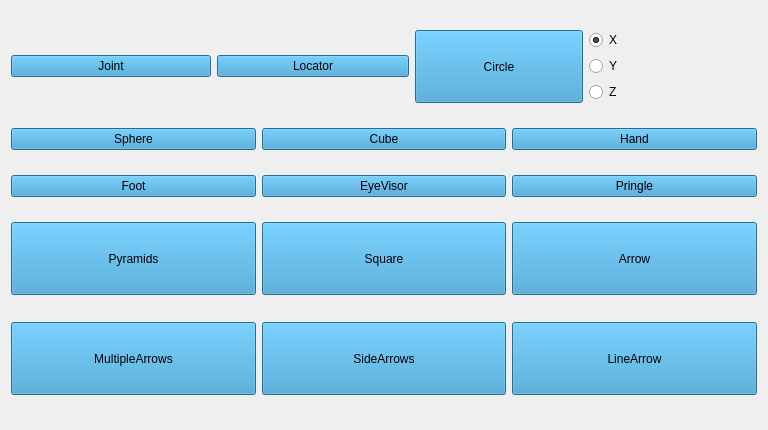
       <widget class="QWidget" name="scrollAreaWidgetContents_4">
        <property name="geometry">
         <rect>
          <x>0</x>
          <y>0</y>
          <width>768</width>
          <height>430</height>
         </rect>
        </property>
        <layout class="QGridLayout" name="gridLayout_7">
         <item row="1" column="0">
          <layout class="QHBoxLayout" name="horizontalLayout_19">
           <item>
            <widget class="QPushButton" name="SphereCCBtn">
             <property name="enabled">
              <bool>true</bool>
             </property>
             <property name="styleSheet">
              <string notr="true">background-color: rgb(51, 153, 204);</string>
             </property>
             <property name="text">
              <string>Sphere</string>
             </property>
             <property name="icon">
              <iconset resource="Resources/iconResources.qrc">
               <normaloff>:/icon/Sphere.png</normaloff>:/icon/Sphere.png</iconset>
             </property>
             <property name="iconSize">
              <size>
               <width>65</width>
               <height>65</height>
              </size>
             </property>
            </widget>
           </item>
           <item>
            <widget class="QPushButton" name="CubeCCBtn">
             <property name="enabled">
              <bool>true</bool>
             </property>
             <property name="styleSheet">
              <string notr="true">background-color: rgb(51, 153, 204);</string>
             </property>
             <property name="text">
              <string>Cube</string>
             </property>
             <property name="icon">
              <iconset resource="Resources/iconResources.qrc">
               <normaloff>:/icon/Cube.png</normaloff>:/icon/Cube.png</iconset>
             </property>
             <property name="iconSize">
              <size>
               <width>65</width>
               <height>65</height>
              </size>
             </property>
             <property name="autoDefault">
              <bool>false</bool>
             </property>
            </widget>
           </item>
           <item>
            <widget class="QPushButton" name="HandCCBtn">
             <property name="enabled">
              <bool>true</bool>
             </property>
             <property name="styleSheet">
              <string notr="true">background-color: rgb(51, 153, 204);</string>
             </property>
             <property name="text">
              <string>Hand</string>
             </property>
             <property name="icon">
              <iconset resource="Resources/iconResources.qrc">
               <normaloff>:/icon/Hand.png</normaloff>:/icon/Hand.png</iconset>
             </property>
             <property name="iconSize">
              <size>
               <width>65</width>
               <height>65</height>
              </size>
             </property>
            </widget>
           </item>
          </layout>
         </item>
         <item row="2" column="0">
          <layout class="QHBoxLayout" name="horizontalLayout_18">
           <item>
            <widget class="QPushButton" name="FootCCBtn">
             <property name="enabled">
              <bool>true</bool>
             </property>
             <property name="styleSheet">
              <string notr="true">background-color: rgb(51, 153, 204);</string>
             </property>
             <property name="text">
              <string>Foot</string>
             </property>
             <property name="icon">
              <iconset resource="Resources/iconResources.qrc">
               <normaloff>:/icon/Foot.png</normaloff>:/icon/Foot.png</iconset>
             </property>
             <property name="iconSize">
              <size>
               <width>65</width>
               <height>65</height>
              </size>
             </property>
            </widget>
           </item>
           <item>
            <widget class="QPushButton" name="EyeVisorBtn">
             <property name="enabled">
              <bool>true</bool>
             </property>
             <property name="styleSheet">
              <string notr="true">background-color: rgb(51, 153, 204);</string>
             </property>
             <property name="text">
              <string>EyeVisor</string>
             </property>
             <property name="icon">
              <iconset>
               <activeon>:/BodyIcon/Joint.png</activeon>
              </iconset>
             </property>
             <property name="iconSize">
              <size>
               <width>65</width>
               <height>65</height>
              </size>
             </property>
            </widget>
           </item>
           <item>
            <widget class="QPushButton" name="PringleCCBtn">
             <property name="enabled">
              <bool>true</bool>
             </property>
             <property name="styleSheet">
              <string notr="true">background-color: rgb(51, 153, 204);</string>
             </property>
             <property name="text">
              <string>Pringle</string>
             </property>
             <property name="icon">
              <iconset resource="Resources/iconResources.qrc">
               <normaloff>:/icon/Pringle.png</normaloff>:/icon/Pringle.png</iconset>
             </property>
             <property name="iconSize">
              <size>
               <width>65</width>
               <height>65</height>
              </size>
             </property>
            </widget>
           </item>
          </layout>
         </item>
         <item row="0" column="0">
          <layout class="QHBoxLayout" name="horizontalLayout_20">
           <item>
            <widget class="QPushButton" name="JointCCBtn">
             <property name="enabled">
              <bool>true</bool>
             </property>
             <property name="minimumSize">
              <size>
               <width>200</width>
               <height>0</height>
              </size>
             </property>
             <property name="styleSheet">
              <string notr="true">background-color: rgb(51, 153, 204);</string>
             </property>
             <property name="text">
              <string>Joint</string>
             </property>
             <property name="icon">
              <iconset resource="Resources/iconResources.qrc">
               <normaloff>:/icon/JointCv.png</normaloff>:/icon/JointCv.png</iconset>
             </property>
             <property name="iconSize">
              <size>
               <width>65</width>
               <height>65</height>
              </size>
             </property>
            </widget>
           </item>
           <item>
            <widget class="QPushButton" name="LocatorCCBtn">
             <property name="enabled">
              <bool>true</bool>
             </property>
             <property name="minimumSize">
              <size>
               <width>192</width>
               <height>0</height>
              </size>
             </property>
             <property name="styleSheet">
              <string notr="true">background-color: rgb(51, 153, 204);</string>
             </property>
             <property name="text">
              <string>Locator</string>
             </property>
             <property name="icon">
              <iconset resource="Resources/iconResources.qrc">
               <normaloff>:/icon/LocatorCv.png</normaloff>:/icon/LocatorCv.png</iconset>
             </property>
             <property name="iconSize">
              <size>
               <width>65</width>
               <height>65</height>
              </size>
             </property>
            </widget>
           </item>
           <item>
            <widget class="QPushButton" name="CircleCCBtn">
             <property name="enabled">
              <bool>true</bool>
             </property>
             <property name="minimumSize">
              <size>
               <width>155</width>
               <height>73</height>
              </size>
             </property>
             <property name="styleSheet">
              <string notr="true">background-color: rgb(51, 153, 204);</string>
             </property>
             <property name="text">
              <string>Circle</string>
             </property>
             <property name="icon">
              <iconset resource="Resources/iconResources.qrc">
               <normaloff>:/icon/Circle.png</normaloff>:/icon/Circle.png</iconset>
             </property>
             <property name="iconSize">
              <size>
               <width>65</width>
               <height>65</height>
              </size>
             </property>
            </widget>
           </item>
           <item>
            <layout class="QVBoxLayout" name="verticalLayout_27">
             <item>
              <widget class="QRadioButton" name="XAxis">
               <property name="enabled">
                <bool>true</bool>
               </property>
               <property name="text">
                <string>X</string>
               </property>
               <property name="checked">
                <bool>true</bool>
               </property>
              </widget>
             </item>
             <item>
              <widget class="QRadioButton" name="YAxis">
               <property name="enabled">
                <bool>true</bool>
               </property>
               <property name="text">
                <string>Y</string>
               </property>
              </widget>
             </item>
             <item>
              <widget class="QRadioButton" name="ZAxis">
               <property name="enabled">
                <bool>true</bool>
               </property>
               <property name="text">
                <string>Z</string>
               </property>
              </widget>
             </item>
            </layout>
           </item>
          </layout>
         </item>
         <item row="4" column="0">
          <layout class="QHBoxLayout" name="horizontalLayout_48">
           <property name="topMargin">
            <number>2</number>
           </property>
           <property name="bottomMargin">
            <number>2</number>
           </property>
           <item>
            <widget class="QPushButton" name="MultipleArrowsCCBtn">
             <property name="minimumSize">
              <size>
               <width>0</width>
               <height>73</height>
              </size>
             </property>
             <property name="styleSheet">
              <string notr="true">background-color: rgb(51, 153, 204);</string>
             </property>
             <property name="text">
              <string>MultipleArrows</string>
             </property>
             <property name="iconSize">
              <size>
               <width>65</width>
               <height>65</height>
              </size>
             </property>
            </widget>
           </item>
           <item>
            <widget class="QPushButton" name="SideArrowsCCBtn">
             <property name="minimumSize">
              <size>
               <width>0</width>
               <height>73</height>
              </size>
             </property>
             <property name="styleSheet">
              <string notr="true">background-color: rgb(51, 153, 204);</string>
             </property>
             <property name="text">
              <string>SideArrows</string>
             </property>
             <property name="iconSize">
              <size>
               <width>65</width>
               <height>65</height>
              </size>
             </property>
            </widget>
           </item>
           <item>
            <widget class="QPushButton" name="LineArrowCCBtn">
             <property name="minimumSize">
              <size>
               <width>0</width>
               <height>73</height>
              </size>
             </property>
             <property name="styleSheet">
              <string notr="true">background-color: rgb(51, 153, 204);</string>
             </property>
             <property name="text">
              <string>LineArrow</string>
             </property>
             <property name="iconSize">
              <size>
               <width>65</width>
               <height>65</height>
              </size>
             </property>
            </widget>
           </item>
          </layout>
         </item>
         <item row="3" column="0">
          <layout class="QHBoxLayout" name="horizontalLayout_46">
           <item>
            <widget class="QPushButton" name="PyramidsCCBtn">
             <property name="minimumSize">
              <size>
               <width>0</width>
               <height>73</height>
              </size>
             </property>
             <property name="styleSheet">
              <string notr="true">background-color: rgb(51, 153, 204);</string>
             </property>
             <property name="text">
              <string>Pyramids</string>
             </property>
             <property name="iconSize">
              <size>
               <width>65</width>
               <height>65</height>
              </size>
             </property>
            </widget>
           </item>
           <item>
            <widget class="QPushButton" name="SquareCCBtn">
             <property name="minimumSize">
              <size>
               <width>0</width>
               <height>73</height>
              </size>
             </property>
             <property name="styleSheet">
              <string notr="true">background-color: rgb(51, 153, 204);
</string>
             </property>
             <property name="text">
              <string>Square</string>
             </property>
             <property name="iconSize">
              <size>
               <width>65</width>
               <height>65</height>
              </size>
             </property>
            </widget>
           </item>
           <item>
            <widget class="QPushButton" name="ArrowCCBtn">
             <property name="minimumSize">
              <size>
               <width>0</width>
               <height>73</height>
              </size>
             </property>
             <property name="styleSheet">
              <string notr="true">background-color: rgb(51, 153, 204);</string>
             </property>
             <property name="text">
              <string>Arrow</string>
             </property>
             <property name="iconSize">
              <size>
               <width>65</width>
               <height>65</height>
              </size>
             </property>
            </widget>
           </item>
          </layout>
         </item>
        </layout>
       </widget>
